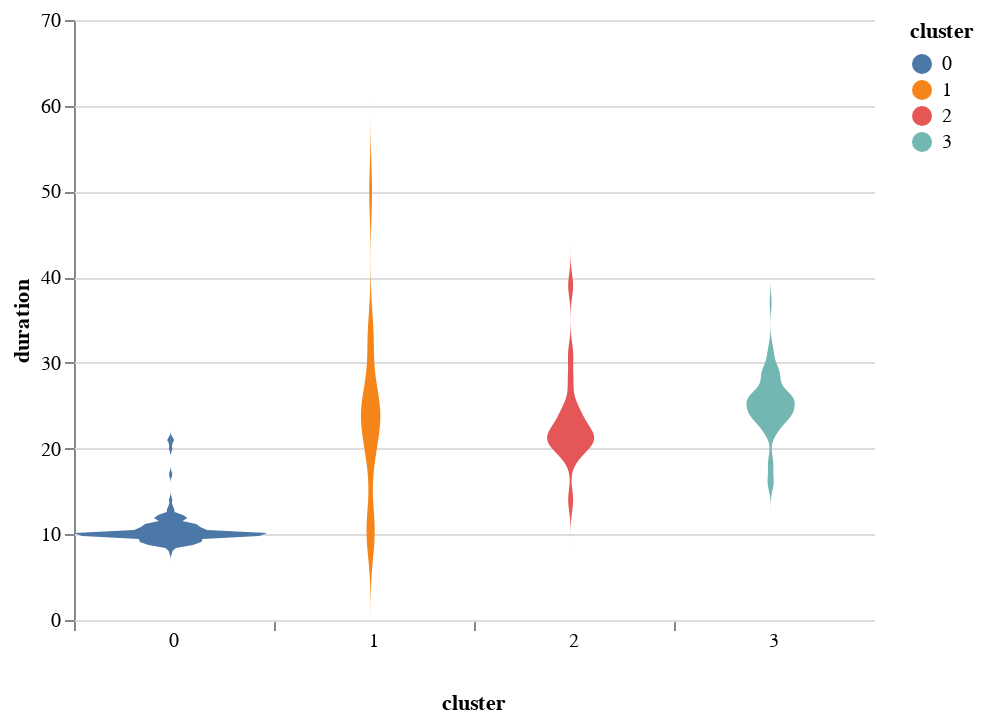

Source (notebook cell):
### Code cell
from artefact.utils import duration_cumdist_flight
from artefact.plot import dur_dist_plot

dur_dist = duration_cumdist_flight(outliers)
dur_dist_plot(dur_dist)

### Figure 1 — Vega-Lite specification as saved in the notebook (floating-point values rounded to 4 significant figures; data arrays with more than 128 entries replaced by an {"elided": "..."} marker saying what was removed)
{"config": {"view": {"continuousWidth": 400, "continuousHeight": 300, "stroke": null}, "facet": {"spacing": 0}}, "data": {"name": "data-e55eb591b8d1cb5ffa9bb431c615172c"}, "mark": {"type": "area", "orient": "horizontal"}, "encoding": {"color": {"type": "nominal", "field": "cluster"}, "column": {"type": "nominal", "field": "cluster", "header": {"labelOrient": "bottom", "labelPadding": 0, "titleOrient": "bottom"}}, "x": {"type": "quantitative", "axis": {"grid": false, "labels": false, "ticks": true, "values": [0]}, "field": "density", "impute": null, "stack": "center", "title": null}, "y": {"type": "quantitative", "field": "duration"}}, "transform": [{"density": "duration", "extent": [0, 70], "groupby": ["cluster"], "as": ["duration", "density"]}], "width": 100, "$schema": "https://vega.github.io/schema/vega-lite/v4.0.0.json", "datasets": {"data-e55eb591b8d1cb5ffa9bb431c615172c": {"elided": "221 records"}}}
